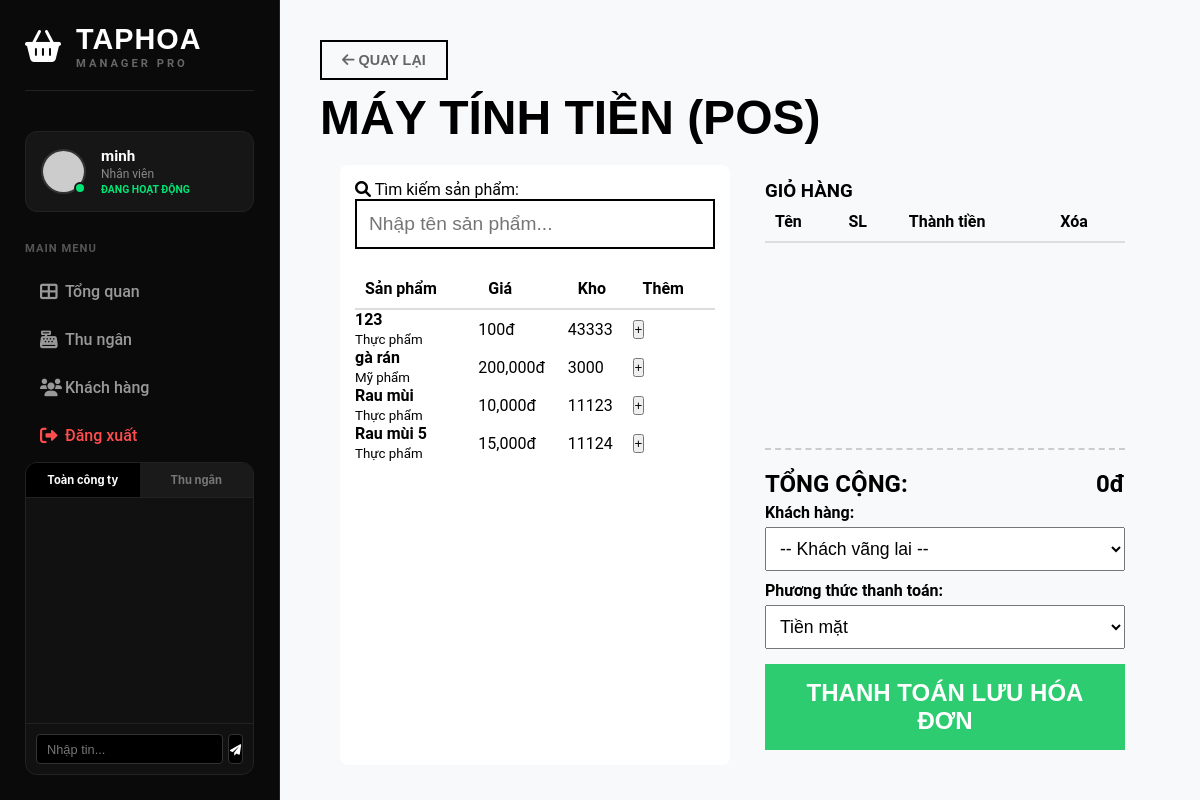
/index.php?action=cashier_pos (signed in), run on an earlier commit of the app's database.
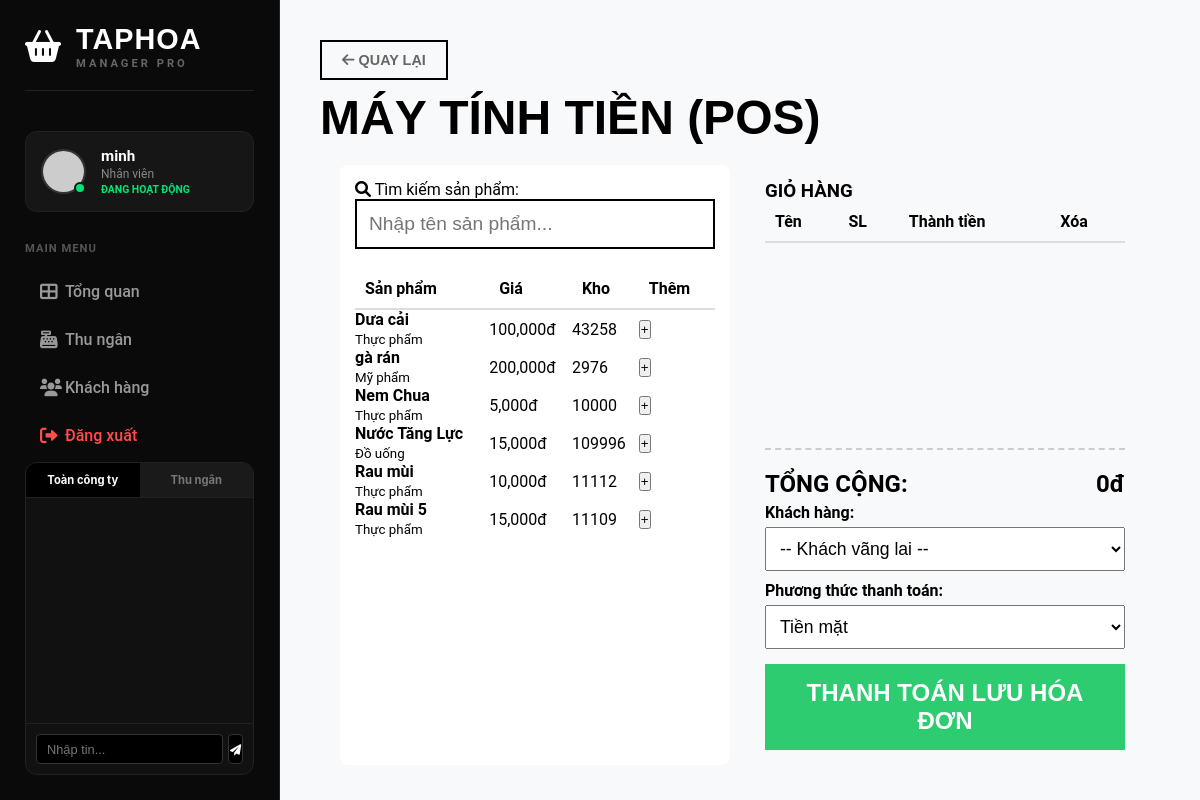
And on a later commit of the database.
### tables this page shows
CREATE TABLE `products` (
  `id` int(11) NOT NULL,
  `code` varchar(50) NOT NULL,
  `name` varchar(255) NOT NULL,
  `category` varchar(100) DEFAULT NULL,
  `price` decimal(10,2) NOT NULL,
  `cost` decimal(10,2) NOT NULL,
  `stock` int(11) DEFAULT 0,
  `unit` varchar(50) DEFAULT NULL,
  `image` varchar(255) DEFAULT NULL,
  `created_at` timestamp NOT NULL DEFAULT current_timestamp()
);

### controllers/CashierController.php (called while the page is built, shortened)
<?php
class CashierController {
    private $db;
    public function __construct() {
        $database = new Database();
        $this->db = $database->getConnection();
    }
    public function pos() {
        $this->db->exec("CREATE TABLE IF NOT EXISTS system_settings (
            setting_key varchar(50) NOT NULL,
            setting_value varchar(255) NOT NULL,
            description text,
            PRIMARY KEY (setting_key)
        ) ENGINE=InnoDB DEFAULT CHARSET=utf8mb4 COLLATE=utf8mb4_general_ci;");
        $this->db->exec("INSERT IGNORE INTO system_settings (setting_key, setting_value, description) VALUES
            ('global_discount_percent', '0', 'Phần trăm giảm giá toàn hệ thống tại POS'),
            ('points_silver', '50', 'Số điểm tối thiểu để đạt hạng Bạc'),
            ('points_gold', '200', 'Số điểm tối thiểu để đạt hạng Vàng'),
            ('points_conversion_rate', '100000', 'Số tiền VNĐ tương ứng 1 điểm'),
            ('discount_silver', '0', 'Phần trăm giảm giá cho hạng Bạc'),
            ('discount_gold', '0', 'Phần trăm giảm giá cho hạng Vàng');");
        try {
            $this->db->exec("ALTER TABLE orders ADD COLUMN IF NOT EXISTS customer_id int(11) DEFAULT NULL AFTER id;");
            $this->db->exec("ALTER TABLE orders ADD COLUMN IF NOT EXISTS payment_method varchar(50) DEFAULT 'Tiền mặt' AFTER total_amount;");
        } catch(Exception $e) {}
        $query = "SELECT * FROM products WHERE stock > 0 ORDER BY name ASC";
        $stmt = $this->db->prepare($query);
        $stmt->execute();
        $products = $stmt->fetchAll(PDO::FETCH_ASSOC);
        require_once '../views/cashier/pos.php';
    }
}

### config/Database.php (called while the page is built, shortened)
<?php
class Database {
    private $host = "localhost";
    private $db_name = "taphoa_db";
    private $username = "root";
    private $password = "";
    public function getConnection() {
        $this->conn = null;
        try {
            $this->conn = new PDO("mysql:host=" . $this->host . ";dbname=" . $this->db_name, $this->username, $this->password);
            $this->conn->exec("set names utf8");
            $this->conn->setAttribute(PDO::ATTR_ERRMODE, PDO::ERRMODE_EXCEPTION);
        } catch(PDOException $exception) {
            echo "Lỗi kết nối: " . $exception->getMessage();
        }
        return $this->conn;
    }
}
?>

### views/cashier/pos.php (the view, shortened to what the changed rows need)
<!DOCTYPE html>
<html lang="vi">
<head>
    <link rel="stylesheet" href="css/style.css">
    <link rel="stylesheet" href="https://cdnjs.cloudflare.com/ajax/libs/font-awesome/6.0.0/css/all.min.css">
</head>
<body>
    <?php include '../views/partials/sidebar.php'; ?>
    <main class="main-content">
        <h1 style="font-family: 'Oswald', sans-serif;">MÁY TÍNH TIỀN (POS)</h1>
        <div class="pos-container">
            <div class="product-list">
                <table class="cart-table" id="product-table">
                    <thead>
                        <tr>
                            <th>Sản phẩm</th>
                            <th>Giá</th>
                            <th>Kho</th>
                            <th>Thêm</th>
                        </tr>
                    </thead>
                    <tbody>
                        <?php foreach ($products as $p): ?>
                        <tr class="product-row" data-name="<?php echo strtolower($p['name']); ?>">
                            <td><strong><?php echo $p['name']; ?></strong><br><small><?php echo $p['category'] ?? 'N/A'; ?></small></td>
                            <td><?php echo number_format($p['price']); ?>đ</td>
                            <td><?php echo $p['stock']; ?></td>
                            <td><button onclick="addToCart(<?php echo htmlspecialchars(json_encode($p)); ?>)" class="btn-add">+</button></td>
                        </tr>
                        <?php endforeach; ?>
                    </tbody>
                </table>
            </div>
            <div class="cart-section">
                <table class="cart-table" id="cart-table">
                    <thead>
                        <tr>
                            <th>Tên</th>
                            <th>SL</th>
                            <th>Thành tiền</th>
                            <th>Xóa</th>
                        </tr>
                    </thead>
                </table>
            </div>
        </div>
    </main>
</body>
</html>

What changed in the data, as far as the page shows it:
changed products: name "123" → "Dưa cải"; price "100" → "100,000"; stock "43333" → "43258"
changed products "gà rán": stock "3000" → "2976"
added products: name "Nem Chua", category "Thực phẩm", price "5,000", stock "10000"
added products: name "Nước Tăng Lực", category "Đồ uống", price "15,000", stock "109996"
changed products "Rau mùi": stock "11123" → "11112"
changed products "Rau mùi 5": stock "11124" → "11109"
